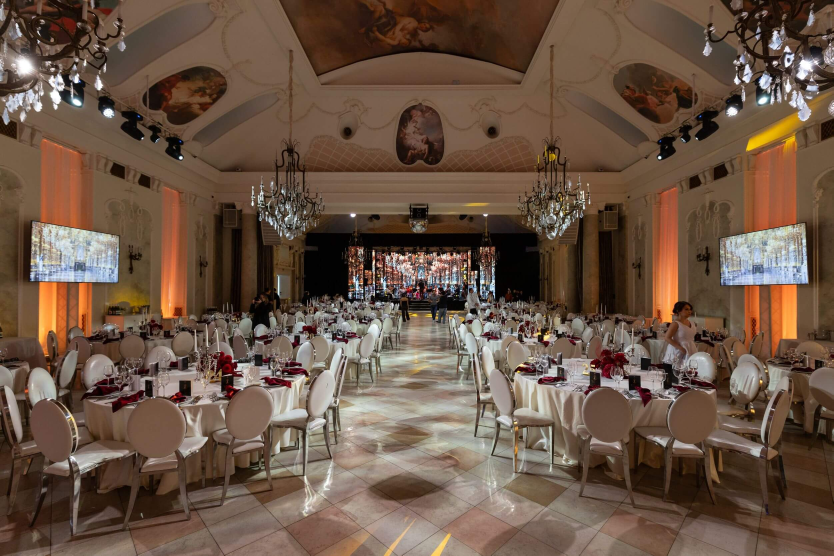
#> input picture assets/photos/KOR_0016_1.jpg, 2500 x 1667 px, given in place of bg-1.jpg, which was not available (shown at 1/3 size)
$ python d4_contact.py
#> lines starting #> are read from the running program, lines starting #| are printed output that depends on the picture; pictures that were not available may be replaced by others from this repository, and a replacement may not be noted
"""Д4, шаг 1: контактный лист замен фото (П-05, П-06).

Строка = слот: «сейчас» и кандидаты из assets/. Каждый снимок — в кадре десктопа 1440 и телефона 390 (cover по точке фокуса),
под ним запас разрешения: min по окнам 390 @3×, 834 @2×, 1440 @2× (≥ 1,0 — чётко). Окна — замер сайта (scratch boxes.json → BOXES).

    python tools/d4_contact.py      # → сверка/d4/contact_<n>.png
"""
from pathlib import Path

from PIL import Image, ImageDraw, ImageFont, ImageOps

from _serve import PROJECT, SVERKA

A = PROJECT / "assets/photos"
ORIG = PROJECT.parent / "Правки по сайту бал/2024"
OUT = SVERKA / "d4"

# окна фото на сайте (CSS px) после Д2–Д3: 390, 834, 1440
BOXES = {
    "hero": [(390, 780), (834, 1130), (1440, 900)],
    "corporate": [(358, 448), (770, 520), (971, 959)],
    "evening": [(358, 448), (385, 481), (416, 499)],      # 02: на десктопе снимок целиком 5 : 6 в ширину колонки
    "music": [(310, 388), (360, 450), (1440, 540)],
    "dancemaster": [(304, 448), (770, 560), (1032, 615)],
    "show": [(355, 600), (834, 560), (1440, 900)],
    "lessons": [(390, 488), (834, 556), (1440, 480)],
}
DPR = (3, 2, 2)

# (файл, фокус x, фокус y, область исходника или None, пометка)
C = lambda f, fx=.5, fy=.5, rect=None, note="": (f, fx, fy, rect, note)
SLOTS = [
    ("Hero · обложка", "hero", [C("bg-1.jpg", note="сейчас"), C("@buzin_photo-1178.jpg", fy=.95, note="зал, колонны"),
                                C("farkovets1289.jpg", fy=.8, note="РЕК · танцующий зал, свет"), C("0533.jpg", fy=.55, note="конфетти — он же рек. для 02 «22:20»")]),
    ("Форматы · корпоративные", "corporate", [C("KOR_0924_1.jpg", note="сейчас"), C("KOR_0906_1.jpg", note="РЕК · полонез в розовом зале"),
                                             C("KOR_1385_1.jpg", note="ведущий, синий зал"), C("KOR_0895_1.jpg", fx=.4, note="ведущий и гости")]),
    ("02 · 18:00 Сбор гостей", "evening", [C("1W1A2194.jpg", fy=0, note="сейчас, 1280 px"),
                                          C(ORIG / "1W1A2194.jpg", fx=.62, fy=0, note="РЕК · тот же кадр, оригинал 4000")]),
    ("02 · 19:00 Торжественное открытие", "evening", [C("BI4A0526.jpg", note="сейчас"), C("13.09.25 Бал. Гимназия №2 (102).jpg", fx=.55, note="РЕК · вальс-открытие"),
                                                     C("venue-03.jpg", fy=.6, note="балерина"), C("ball-02.jpg", note="балетная труппа")]),
    ("02 · 19:20 Танцевальная программа", "evening", [C("nk-08.jpg", note="сейчас"), C("422A2400.jpg", fx=.4, note="РЕК · зал танцует, оркестр"),
                                                      C("13.09.25 Бал. Гимназия №2 (101).jpg", fx=.42, note="гимназия, общий танец"), C("nk-02.jpg", note="зал сверху, колонны пар"), C("NesterovaMaria_0747_resized.jpg", note="НОВОЕ · пары в полумраке")]),
    ("02 · 21:50 Шоу-номера", "evening", [C("BI4A1223.jpg", fx=.45, note="сейчас"), C("NesterovaMaria_0106_resized.jpg", fy=.55, note="РЕК · танго в красном"),
                                         C("nk-01.jpg", fx=.42, note="пары в белом"), C("NesterovaMaria_0049_resized.jpg", fx=.42, note="пара у оркестра"), C("NesterovaMaria_0353_resized.jpg", fx=.4, note="НОВОЕ · та же пара, крупнее")]),
    ("02 · 22:20 Финальный танец", "evening", [C("IMG_4988.jpg", fy=0, note="сейчас, 945 px"), C("0533.jpg", fy=.6, note="РЕК · конфетти над залом"),
                                              C("@buzin_photo-1178.jpg", fy=1, note="весь зал танцует"), C("farkovets1289.jpg", fy=.75, note="зал, свет")]),
    ("03 · Духовой / джаз-бэнд", "music", [C("NesterovaMaria_0093_resized.jpg", note="сейчас (обрывок «…ВАЦИЙ» вверху)"),
                                          C("nk-03.jpg", fx=.55, fy=.45, rect=(0, 0, 2950, 2667), note="РЕК · валторна; «#…PARTY» справа срезан"),
                                          C("NesterovaMaria_0094_resized.jpg", note="струнные — не духовые"), C("NesterovaMaria_0543_resized.jpg", rect=(330, 0, 2560, 1707), fx=.3, note="НОВОЕ · духовые; «…ВАЦИЙ» слева срезан")]),
    ("03 · Музыкальная группа", "music", [C("153A4668.jpg", note="сейчас — логотип «Бал дебютантов»"),
                                         C("NesterovaMaria_0057_resized.jpg", fy=.45, note="РЕК · солисты с оркестром"),
                                         C("NesterovaMaria_1131.jpg", fy=.35, note="дуэт; за ним обрывок надписи «Бал…»"), C("NesterovaMaria_0351_resized.jpg", fy=.6, note="НОВОЕ · солистка с оркестром")]),
    ("04 · Зрители", "dancemaster", [C("Xz6-zmZA4SoVS51daBA0t.webp", note="сейчас — логотип ВМПАВТО"),
                                    C("KOR_0895_1.jpg", fx=.4, note="РЕК · гости вдоль зала, ведущий"), C("KOR_0906_1.jpg", note="гости в линии")]),
    ("04 · Участники", "dancemaster", [C("NesterovaMaria_0126_resized.jpg", note="сейчас — «Бал инноваций» над головой"),
                                      C("13.09.25 Бал. Гимназия №2 (101).jpg", note="РЕК · все танцуют"),
                                      C("422A2400.jpg", note="танцмейстер ведёт зал"), C("nk-02.jpg", note="колонны пар сверху"), C("NesterovaMaria_0747_resized.jpg", note="НОВОЕ · гости танцуют")]),
    ("05 · Профессионалы", "show", [C("ball-07.jpg", note="сейчас"), C("nk-01.jpg", fx=.4, note="РЕК · пары в белом, 4000 px"),
                                   C("NesterovaMaria_0049_resized.jpg", fx=.45, note="пара у оркестра"), C("NesterovaMaria_0353_resized.jpg", fx=.4, note="НОВОЕ · та же пара, крупнее")]),
    ("05 · Совместный", "show", [C("BI4A1223.jpg", note="сейчас — тот же снимок в 02"), C("KOR_0445_1.jpg", note="РЕК · гости в паре с танцорами"),
                                C("13.09.25 Бал. Гимназия №2 (102).jpg", fy=.6, note="пара в зале"), C("NesterovaMaria_0298_resized.jpg", fy=1, note="НОВОЕ · гости в паре, дым")]),
    ("05 · Номер от своих", "show", [C("NesterovaMaria_0041_resized.jpg", note="сейчас"), C("KOR_0440_1.jpg", note="выход в дыму, фиолетовый"), C("NesterovaMaria_0297_resized.jpg", fy=1, note="РЕК · НОВОЕ · номер сотрудников в дыму"), C("NesterovaMaria_0306_resized.jpg", fy=1, note="НОВОЕ · то же, поклон")]),
    ("07 · Уроки, панорама", "lessons", [C("DSC03350_resized.jpg", note="сейчас"), C("nk-02.jpg", fy=.6, note="РЕК · зал сверху, 4000 px"),
                                         C("13.09.25 Бал. Гимназия №2 (101).jpg", fy=.6, note="зал гимназии")]),
]

FONT = ImageFont.truetype("arial.ttf", 18)
BOLD = ImageFont.truetype("arialbd.ttf", 22)
H = 300          # высота кадра десктопа на листе
PH = 220         # высота кадра телефона


def load(f, rect):
    p = Path(f) if isinstance(f, Path) else A / f
    im = ImageOps.exif_transpose(Image.open(p)).convert("RGB")
    if rect:
        im = im.crop(rect)
    return im


def crop(im, aspect, fx, fy):
    W, Hh = im.size
    if W / Hh > aspect:
        w, h = round(Hh * aspect), Hh
    else:
        w, h = W, round(W / aspect)
    x, y = round((W - w) * fx), round((Hh - h) * fy)
    return im.crop((x, y, x + w, y + h))


def margin(im, kind):
    W, Hh = im.size
    ks = []
    for (bw, bh), d in zip(BOXES[kind], DPR):
        a = bw / bh
        cw, ch = (Hh * a, Hh) if W / Hh > a else (W, W / a)
        ks.append(cw / (bw * d))
    return ks


def tile(entry, kind):
    f, fx, fy, rect, note = entry
    im = load(f, rect)
    (mw, mh), _, (dw, dh) = BOXES[kind]
    d = crop(im, dw / dh, fx, fy); d.thumbnail((round(H * dw / dh), H), Image.LANCZOS)
    m = crop(im, mw / mh, fx, fy); m.thumbnail((round(PH * mw / mh), PH), Image.LANCZOS)
    ks = margin(im, kind)
    w = d.width + 8 + m.width
    t = Image.new("RGB", (max(w, 330), H + 62), "white")
    t.paste(d, (0, 0)); t.paste(m, (d.width + 8, H - m.height))
    dr = ImageDraw.Draw(t)
    name = Path(f).name if isinstance(f, Path) else f
    worst = min(ks)
    col = (0, 120, 0) if worst >= 1 else (170, 110, 0) if worst >= .8 else (190, 0, 0)
    dr.text((0, H + 4), f"{name[:34]}  {im.width}×{im.height}", fill="black", font=FONT)
    dr.text((0, H + 26), "запас 390/834/1440: " + " / ".join(f"{k:.1f}" for k in ks) + f"   {note}", fill=col, font=FONT)
    return t


def main():
    OUT.mkdir(parents=True, exist_ok=True)
    rows = []
    for title, kind, cands in SLOTS:
        tiles = [tile(c, kind) for c in cands]
#> in load, im is the input picture: PIL image 2500x1667 RGB; mean R, G, B 107, 84.5, 68.7
#> in tile, `m.thumbnail((round(PH * mw / mh), PH), Image.LANCZOS)`:
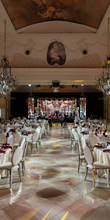
#> m: PIL image 110x220 RGB; mean R, G, B 112.4, 93.5, 79.4
#> in tile, `ks = margin(im, kind)`: ks = [0.712, 0.738, 0.868]
#> in tile, `t = Image.new("RGB", (max(w, 330), H + 62), "white")`: t: PIL image 598x362 RGB; every value is 255
#> in tile, `t.paste(m, (d.width + 8, H - m.height))`:
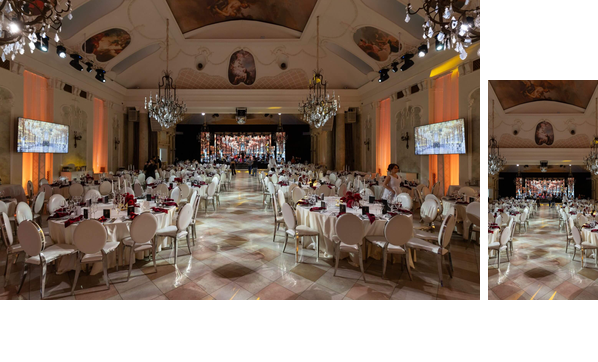
#> t: PIL image 598x362 RGB; mean R, G, B 140.6, 123.7, 111.6
#> in tile, `worst = min(ks)`: worst = 0.712
#> in tile, `col = (0, 120, 0) if worst >= 1 else (170, 110, 0) if worst >= .8 else..`: col = (190, 0, 0)
#> call 2 of tile, with kind = 'hero'
#> in tile (call 2), `f, fx, fy, rect, note = entry`: f = '@buzin_photo-1178.jpg'; fx = 0.5; fy = 0.95; note = 'зал, колонны'
#> call 2 of load, with f = '@buzin_photo-1178.jpg'
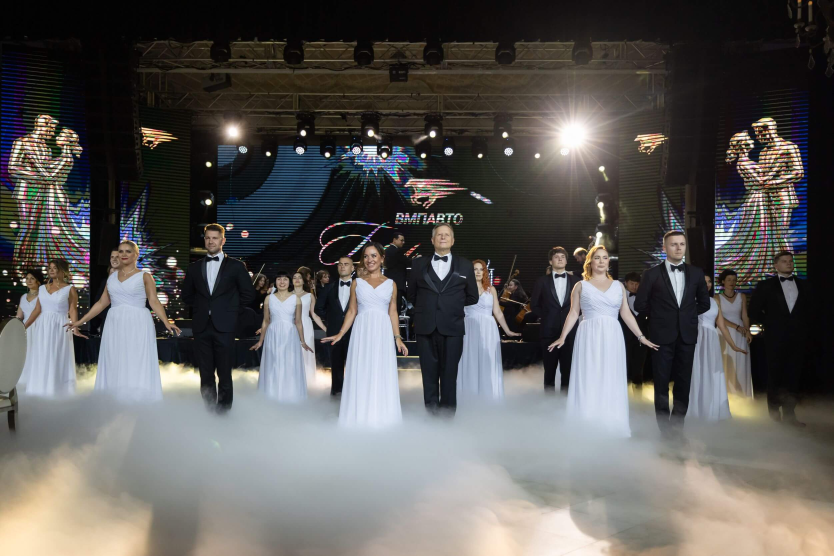
#> input picture assets/photos/KOR_0412_1.jpg, 2500 x 1667 px, given in place of @buzin_photo-1178.jpg, which was not available (shown at 1/3 size)
#> in load, im is the input picture: PIL image 2500x1667 RGB; mean R, G, B 92.1, 90.1, 88.3
#> in tile (call 2), `d.thumbnail((round(H * dw / dh), H), Image.LANCZOS)`:
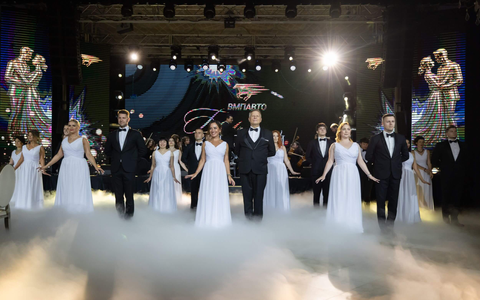
#> d: PIL image 480x300 RGB; mean R, G, B 97.1, 95.1, 93.2
#> in tile (call 2), `m.thumbnail((round(PH * mw / mh), PH), Image.LANCZOS)`:
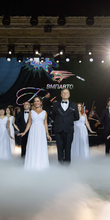
#> m: PIL image 110x220 RGB; mean R, G, B 97.2, 96.9, 97.2
#> in tile (call 2), `name = Path(f).name if isinstance(f, Path) else f`: name = '@buzin_photo-1178.jpg'
#> call 3 of tile, with kind = 'hero'
#> in tile (call 3), `f, fx, fy, rect, note = entry`: f = 'farkovets1289.jpg'; fy = 0.8; note = 'РЕК · танцующий зал, свет'
#> in tile (call 3), `d.thumbnail((round(H * dw / dh), H), Image.LANCZOS)`:
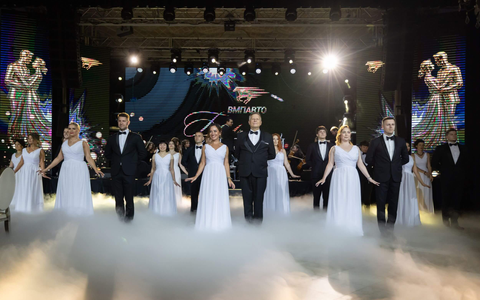
#> d: PIL image 480x300 RGB; mean R, G, B 95.2, 93.4, 91.7
#> in tile (call 3), `t.paste(m, (d.width + 8, H - m.height))`:
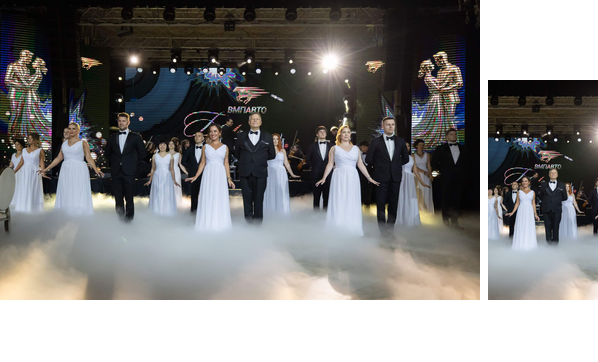
#> t: PIL image 598x362 RGB; mean R, G, B 131.1, 129.9, 128.7
#> in tile (call 3), `name = Path(f).name if isinstance(f, Path) else f`: name = 'farkovets1289.jpg'
        w = 360 + sum(t.width + 24 for t in tiles)
        r = Image.new("RGB", (w, H + 80), "white")
        dr = ImageDraw.Draw(r)
        dr.text((8, 8), title, fill="black", font=BOLD)
        (mw, mh), _, (dw, dh) = BOXES[kind]
        dr.text((8, 44), f"десктоп 1440: {dw}×{dh}", fill=(90, 90, 90), font=FONT)
        dr.text((8, 68), f"телефон 390: {mw}×{mh}", fill=(90, 90, 90), font=FONT)
        x = 360
        for i, t in enumerate(tiles):
            r.paste(t, (x, 8))
            if i == 0:
                dr.rectangle((x - 4, 4, x + t.width + 2, H + 74), outline=(150, 150, 150), width=2)
            x += t.width + 24
        rows.append(r)
        print(title, "ok")
    per = 5
    for n in range(0, len(rows), per):
        chunk = rows[n:n + per]
        sheet = Image.new("RGB", (max(r.width for r in chunk), sum(r.height + 16 for r in chunk)), "white")
        y = 0
        for r in chunk:
            sheet.paste(r, (0, y)); y += r.height
            ImageDraw.Draw(sheet).line((0, y + 6, sheet.width, y + 6), fill=(200, 200, 200), width=2); y += 16
        sheet.save(OUT / f"contact_{n // per + 1}.png")


if __name__ == "__main__":
#> (the run stopped early here; a loop or call above may not have finished)
